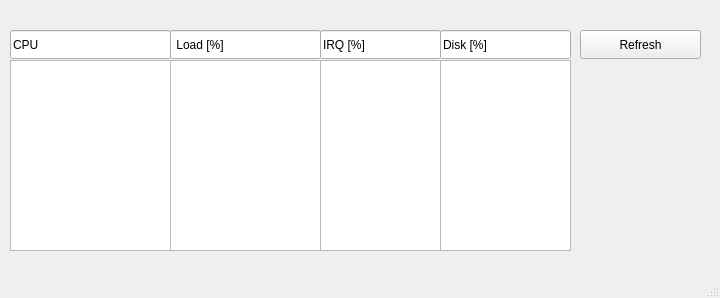
<?xml version="1.0" encoding="UTF-8"?>
<ui version="4.0">
 <class>MainWindow</class>
 <widget class="QMainWindow" name="MainWindow">
  <property name="geometry">
   <rect>
    <x>0</x>
    <y>0</y>
    <width>720</width>
    <height>298</height>
   </rect>
  </property>
  <property name="windowTitle">
   <string>CPU status</string>
  </property>
  <widget class="QWidget" name="centralwidget">
   <widget class="QListWidget" name="cpuField">
    <property name="geometry">
     <rect>
      <x>10</x>
      <y>60</y>
      <width>161</width>
      <height>191</height>
     </rect>
    </property>
   </widget>
   <widget class="QLineEdit" name="version_3">
    <property name="geometry">
     <rect>
      <x>440</x>
      <y>30</y>
      <width>131</width>
      <height>29</height>
     </rect>
    </property>
    <property name="text">
     <string>Disk [%]</string>
    </property>
   </widget>
   <widget class="QLineEdit" name="package_2">
    <property name="geometry">
     <rect>
      <x>10</x>
      <y>30</y>
      <width>161</width>
      <height>29</height>
     </rect>
    </property>
    <property name="text">
     <string>CPU</string>
    </property>
   </widget>
   <widget class="QLineEdit" name="version_2">
    <property name="geometry">
     <rect>
      <x>320</x>
      <y>30</y>
      <width>121</width>
      <height>29</height>
     </rect>
    </property>
    <property name="text">
     <string>IRQ [%]</string>
    </property>
   </widget>
   <widget class="QLineEdit" name="version">
    <property name="geometry">
     <rect>
      <x>170</x>
      <y>30</y>
      <width>151</width>
      <height>29</height>
     </rect>
    </property>
    <property name="text">
     <string> Load [%]</string>
    </property>
   </widget>
   <widget class="QListWidget" name="diskField">
    <property name="geometry">
     <rect>
      <x>440</x>
      <y>60</y>
      <width>131</width>
      <height>191</height>
     </rect>
    </property>
   </widget>
   <widget class="QListWidget" name="irqField">
    <property name="geometry">
     <rect>
      <x>320</x>
      <y>60</y>
      <width>121</width>
      <height>191</height>
     </rect>
    </property>
   </widget>
   <widget class="QPushButton" name="refreshButton">
    <property name="geometry">
     <rect>
      <x>580</x>
      <y>30</y>
      <width>121</width>
      <height>29</height>
     </rect>
    </property>
    <property name="text">
     <string>Refresh</string>
    </property>
   </widget>
   <widget class="QListWidget" name="loadField">
    <property name="geometry">
     <rect>
      <x>170</x>
      <y>60</y>
      <width>151</width>
      <height>191</height>
     </rect>
    </property>
   </widget>
  </widget>
  <widget class="QStatusBar" name="statusbar"/>
 </widget>
 <resources/>
 <connections/>
</ui>
